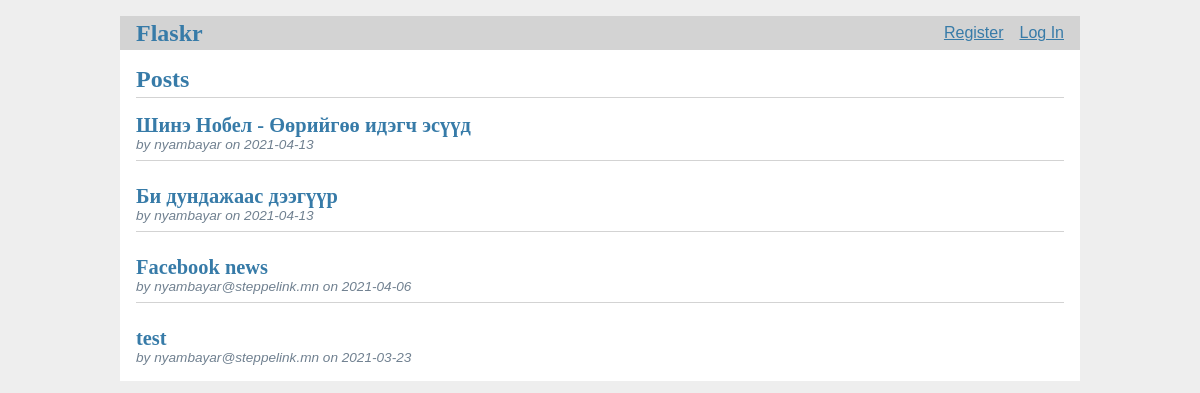
The app's page /, older data.
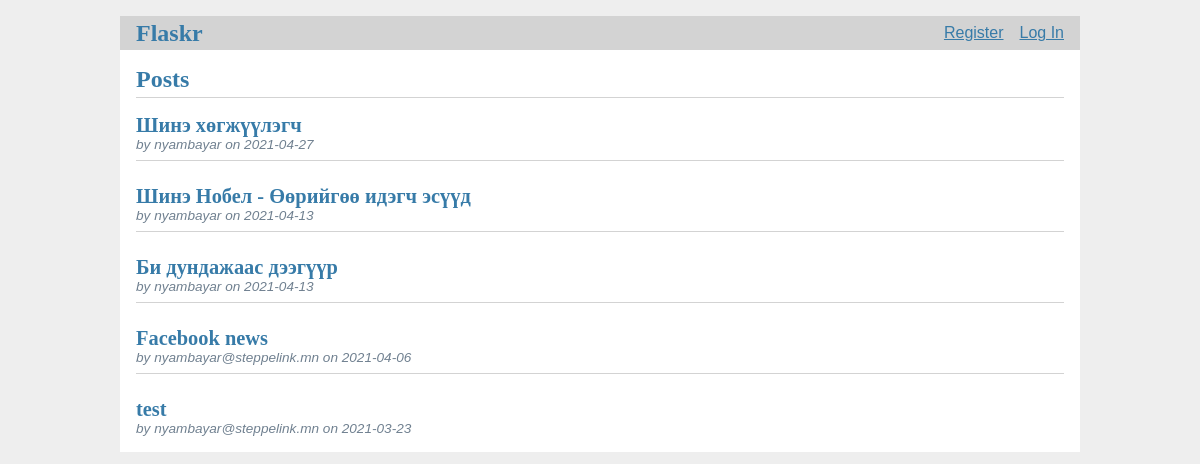
The same page, newer data.
### tables this page shows
CREATE TABLE post (
  id INTEGER PRIMARY KEY AUTOINCREMENT,
  author_id INTEGER NOT NULL,
  created TIMESTAMP NOT NULL DEFAULT CURRENT_TIMESTAMP,
  title TEXT NOT NULL,
  body TEXT NOT NULL,
  FOREIGN KEY (author_id) REFERENCES user (id)
);

CREATE TABLE user (
  id INTEGER PRIMARY KEY AUTOINCREMENT,
  username TEXT UNIQUE NOT NULL,
  password TEXT NOT NULL
);

### flaskr/blog.py (the view)
@bp.route('/')
def index():
    db = get_db()
    posts = db.execute(
        'SELECT p.id, title, body, created, author_id, username'
        ' FROM post p JOIN user u ON p.author_id = u.id'
        ' ORDER BY created DESC'
    ).fetchall()
    return render_template('blog/index.html', posts=posts)

### flaskr/auth.py (called while the page is built)
@bp.before_app_request
def load_logged_in_user():
    user_id = session.get('user_id')
    if user_id is None:
        g.user = None
    else:
        g.user = get_db().execute(
            'SELECT * FROM user WHERE id = ?', (user_id,)
        ).fetchone()

### flaskr/db.py (called while the page is built)
def get_db():
    if 'db' not in g:
        g.db = sqlite3.connect(
            current_app.config['DATABASE'],
            detect_types=sqlite3.PARSE_DECLTYPES
        )
        g.db.row_factory = sqlite3.Row
    return g.db

### flaskr/templates/blog/index.html (shortened to what this page needs)
{% extends 'base.html' %}
{% block header %}
  <h1>{% block title %}Posts{% endblock %}</h1>
{% endblock %}
{% block content %}
  {% for post in posts %}
    <article class="post">
      <header>
        <div>
          <h1>
            <a class="post-title" href="{{ url_for('blog.detail', post_id=post['id']) }}">
              {{ post['title'] }}
            </a>
          </h1>
          <div class="about">by {{ post['username'] }} on {{ post['created'].strftime('%Y-%m-%d') }}</div>
        </div>
      </header>
    </article>
    {% if not loop.last %}
      <hr>
    {% endif %}
  {% endfor %}
{% endblock %}

### flaskr/templates/base.html (shortened to what this page needs)
<!doctype html>
<head>
  <link rel="stylesheet" href="{{ url_for('static', filename='style.css') }}">
</head>
<body>
  <nav>
    <h1>
      <a href="/">
        Flaskr
      </a>
    </h1>
    <ul>
      {% if g.user %}
        <li><span>{{ g.user['username'] }}</span>
        <li><a href="{{ url_for('auth.logout') }}">Log Out</a>
      {% else %}
        <li><a href="{{ url_for('auth.register') }}">Register</a>
        <li><a href="{{ url_for('auth.login') }}">Log In</a>
      {% endif %}
    </ul>
  </nav>
  <section class="content">
    <header>
      {% block header %}{% endblock %}
    </header>
    {% block content %}{% endblock %}
  </section>
</body>

### flaskr/static/style.css (style rules this page uses)
body { max-width: 960px; margin: 0 auto; background: white; }
h1 { font-family: serif; color: #377ba8; margin: 1rem 0; }
a { color: #377ba8; }
hr { border: none; border-top: 1px solid lightgray; }
nav { background: lightgray; display: flex; align-items: center; padding: 0 0.5rem; }
nav h1 { flex: auto; margin: 0; }
nav h1 a { text-decoration: none; padding: 0.25rem 0.5rem; }
nav ul { display: flex; list-style: none; margin: 0; padding: 0; }
nav ul li a, nav ul li span, header .action { display: block; padding: 0.5rem; }
.content { padding: 0 1rem 1rem; }
.content > header { border-bottom: 1px solid lightgray; display: flex; align-items: flex-end; }
.content > header h1 { flex: auto; margin: 1rem 0 0.25rem 0; }
.post > header { display: flex; align-items: flex-end; font-size: 0.85em; }
.post > header > div:first-of-type { flex: auto; }
.post > header h1 { font-size: 1.5em; margin-bottom: 0; }
.post .about { color: slategray; font-style: italic; }
.post-title { text-decoration: none; }

Row changes from the older to the newer data that the page shows:
added post: title "Шинэ хөгжүүлэгч", username "nyambayar", created "2021-04-27"
